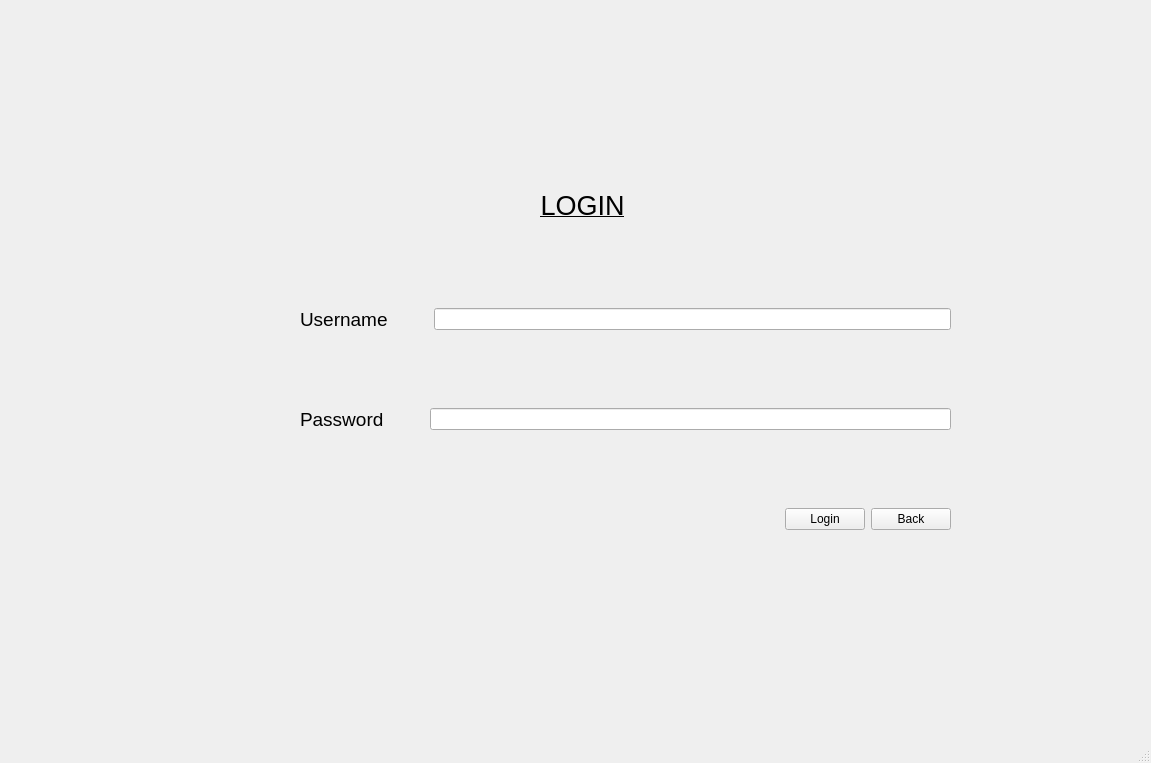
<?xml version="1.0" encoding="UTF-8"?>
<ui version="4.0">
 <class>EmployeeLogin</class>
 <widget class="QMainWindow" name="EmployeeLogin">
  <property name="geometry">
   <rect>
    <x>0</x>
    <y>0</y>
    <width>1151</width>
    <height>763</height>
   </rect>
  </property>
  <property name="windowTitle">
   <string>EmployeeLogin</string>
  </property>
  <widget class="QWidget" name="centralwidget">
   <widget class="QWidget" name="layoutWidget">
    <property name="geometry">
     <rect>
      <x>300</x>
      <y>110</y>
      <width>651</width>
      <height>491</height>
     </rect>
    </property>
    <layout class="QVBoxLayout" name="verticalLayout">
     <item>
      <layout class="QHBoxLayout" name="horizontalLayout_3">
       <item>
        <spacer name="horizontalSpacer_2">
         <property name="orientation">
          <enum>Qt::Orientation::Horizontal</enum>
         </property>
         <property name="sizeType">
          <enum>QSizePolicy::Policy::Fixed</enum>
         </property>
         <property name="sizeHint" stdset="0">
          <size>
           <width>120</width>
           <height>20</height>
          </size>
         </property>
        </spacer>
       </item>
       <item>
        <widget class="QLabel" name="label">
         <property name="minimumSize">
          <size>
           <width>100</width>
           <height>50</height>
          </size>
         </property>
         <property name="maximumSize">
          <size>
           <width>400</width>
           <height>200</height>
          </size>
         </property>
         <property name="font">
          <font>
           <pointsize>20</pointsize>
           <underline>true</underline>
          </font>
         </property>
         <property name="text">
          <string>LOGIN</string>
         </property>
         <property name="textFormat">
          <enum>Qt::TextFormat::RichText</enum>
         </property>
         <property name="alignment">
          <set>Qt::AlignmentFlag::AlignCenter</set>
         </property>
         <property name="margin">
          <number>0</number>
         </property>
        </widget>
       </item>
       <item>
        <widget class="QLabel" name="timer_label">
         <property name="maximumSize">
          <size>
           <width>200</width>
           <height>50</height>
          </size>
         </property>
         <property name="text">
          <string/>
         </property>
         <property name="alignment">
          <set>Qt::AlignmentFlag::AlignRight|Qt::AlignmentFlag::AlignTrailing|Qt::AlignmentFlag::AlignVCenter</set>
         </property>
        </widget>
       </item>
      </layout>
     </item>
     <item>
      <layout class="QHBoxLayout" name="horizontalLayout_2">
       <item>
        <widget class="QLabel" name="label_2">
         <property name="font">
          <font>
           <pointsize>14</pointsize>
          </font>
         </property>
         <property name="text">
          <string>Username</string>
         </property>
        </widget>
       </item>
       <item>
        <spacer name="horizontalSpacer_3">
         <property name="orientation">
          <enum>Qt::Orientation::Horizontal</enum>
         </property>
         <property name="sizeType">
          <enum>QSizePolicy::Policy::Fixed</enum>
         </property>
         <property name="sizeHint" stdset="0">
          <size>
           <width>40</width>
           <height>20</height>
          </size>
         </property>
        </spacer>
       </item>
       <item>
        <widget class="QLineEdit" name="username">
         <property name="minimumSize">
          <size>
           <width>0</width>
           <height>20</height>
          </size>
         </property>
         <property name="sizeIncrement">
          <size>
           <width>0</width>
           <height>20</height>
          </size>
         </property>
        </widget>
       </item>
      </layout>
     </item>
     <item>
      <layout class="QHBoxLayout" name="horizontalLayout_4">
       <item>
        <widget class="QLabel" name="label_3">
         <property name="font">
          <font>
           <pointsize>14</pointsize>
          </font>
         </property>
         <property name="text">
          <string>Password</string>
         </property>
        </widget>
       </item>
       <item>
        <spacer name="horizontalSpacer_4">
         <property name="orientation">
          <enum>Qt::Orientation::Horizontal</enum>
         </property>
         <property name="sizeType">
          <enum>QSizePolicy::Policy::Fixed</enum>
         </property>
         <property name="sizeHint" stdset="0">
          <size>
           <width>40</width>
           <height>20</height>
          </size>
         </property>
        </spacer>
       </item>
       <item>
        <widget class="QLineEdit" name="lineEdit_2">
         <property name="echoMode">
          <enum>QLineEdit::EchoMode::Password</enum>
         </property>
        </widget>
       </item>
      </layout>
     </item>
     <item>
      <layout class="QHBoxLayout" name="horizontalLayout">
       <item>
        <spacer name="horizontalSpacer">
         <property name="orientation">
          <enum>Qt::Orientation::Horizontal</enum>
         </property>
         <property name="sizeHint" stdset="0">
          <size>
           <width>40</width>
           <height>20</height>
          </size>
         </property>
        </spacer>
       </item>
       <item>
        <widget class="QPushButton" name="btn">
         <property name="font">
          <font>
           <pointsize>9</pointsize>
          </font>
         </property>
         <property name="text">
          <string>Login</string>
         </property>
        </widget>
       </item>
       <item>
        <widget class="QPushButton" name="backtowelcome">
         <property name="text">
          <string>Back</string>
         </property>
        </widget>
       </item>
      </layout>
     </item>
    </layout>
   </widget>
  </widget>
  <widget class="QMenuBar" name="menubar">
   <property name="geometry">
    <rect>
     <x>0</x>
     <y>0</y>
     <width>1151</width>
     <height>22</height>
    </rect>
   </property>
  </widget>
  <widget class="QStatusBar" name="statusbar"/>
 </widget>
 <resources/>
 <connections/>
</ui>
